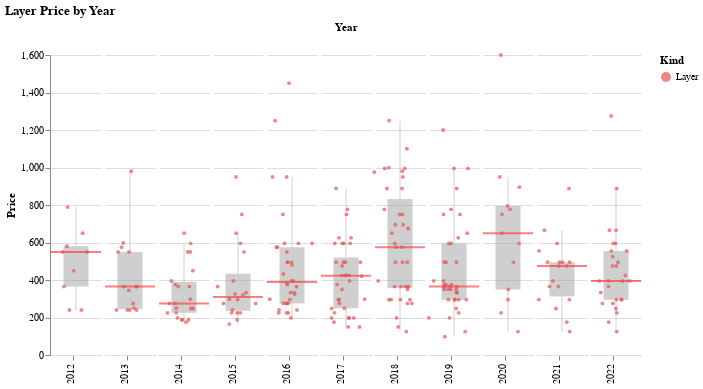

Write notebook code for a chart like this one.
### Markdown cell above
Layers had a median price of `$395` in 2022, and in the last 6 years, only 2019's `$365`was  substantially cheaper.

### Code cell
plots.price_plot(clothes_products_df[clothes_products_df['Kind'] == 'Layer'], 
                 'Kind', 
                 kind_sort_order,
                 color_scale=alt.Scale(range=['#e45756'])).properties(title='Layer Price by Year')

### Figure 1 — Vega-Lite specification as saved in the notebook (floating-point values rounded to 4 significant figures; data arrays with more than 128 entries replaced by an {"elided": "..."} marker saying what was removed)
{"$schema": "https://vega.github.io/schema/vega-lite/v4.17.0.json", "config": {"facet": {"spacing": 0}, "view": {"continuousHeight": 300, "continuousWidth": 400, "stroke": null}}, "data": {"name": "data-c8df6978eb6abbdf953845fb914a2042"}, "datasets": {"data-c8df6978eb6abbdf953845fb914a2042": {"elided": "277 records"}}, "facet": {"column": {"field": "Year", "header": {"labelAlign": "right", "labelAngle": -90, "labelOrient": "bottom", "labelPadding": 3, "titleOrient": "top"}, "type": "ordinal"}}, "spec": {"layer": [{"encoding": {"y": {"axis": {}, "field": "Price", "scale": {}, "type": "quantitative"}}, "mark": {"color": "#A0A0A0", "opacity": 0.5, "outliers": false, "size": 25, "type": "boxplot"}, "width": 50}, {"layer": [{"encoding": {"y": {"aggregate": "median", "field": "Price", "type": "quantitative"}}, "mark": {"color": "red", "opacity": 0.5, "size": 2, "type": "rule"}, "width": 50}, {"encoding": {"color": {"field": "Kind", "scale": {"range": ["#e45756"]}, "sort": ["Bottom", "Top", "Layer"], "type": "nominal"}, "tooltip": [{"field": "Product", "type": "nominal"}, {"field": "Price", "type": "quantitative"}, {"field": "Price-2022", "type": "quantitative"}], "x": {"axis": {"grid": false, "labels": false, "ticks": true, "values": [0]}, "field": "jitter", "scale": {}, "title": null, "type": "quantitative"}, "y": {"axis": {}, "field": "Price", "scale": {}, "type": "quantitative"}}, "mark": {"opacity": 0.7, "size": 15, "type": "circle"}, "transform": [{"as": "jitter", "calculate": "sqrt(-1*log(random()))*cos(2*PI*random())"}], "width": 50}]}]}, "title": "Layer Price by Year"}
